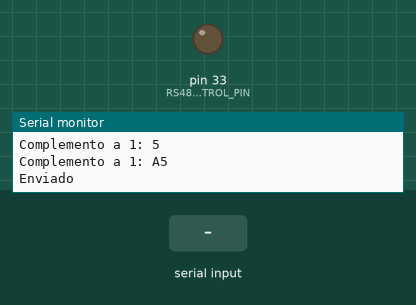
This sketch was run on a simulated Arduino Mega 2560, built with avr-gcc and run on an emulated ATmega2560. Parts: output pins drawn as LEDs (lit = HIGH), the last lines printed to the serial monitor. The test bench sets the inputs (shaded band).

Above: at 4.2 s.
4.3 s: "U" received over the second serial link
At 7.32 s:
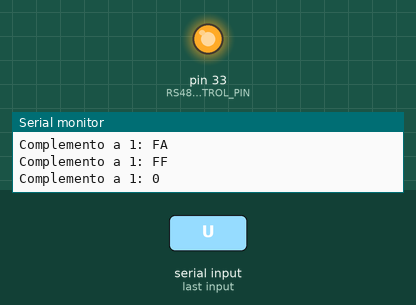
Timing chart, 0 to 15.9 s (numbered marks = the images above; inputs shaded):
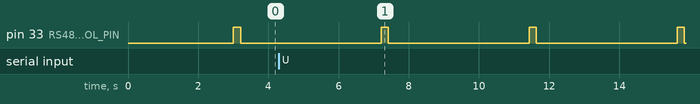

The sketch:

Pruebas_RS485.ino
```cpp
#include "Pruebas_RS485.h"

void setup()
{

      #ifdef ACTIVATE_DEBUG
            DEBUG_SERIAL.begin(9600);
            delay(3000);
            DEBUG_SERIAL.println("Init");
      #endif
            RS485_SERIAL.begin(4800,SERIAL_8O1);

      RS485_SERIAL.setTimeout(1000);

      //Transmisor mode
      pinMode(RS485_CONTROL_PIN,OUTPUT);


      /*
      delay(4000);
      DEBUG_SERIAL.println("Init...");
      uint8_t *result = makeActionPayload(4,'D');
      DEBUG_SERIAL.println("Resultado final");
      for (int i = 0;i<ACTION_MSG_LENGTH;i++)
            DEBUG_SERIAL.println(*(result+i),HEX);
      */

}

void loop()
{

      // Modo ENVIO
      digitalWrite(RS485_CONTROL_PIN, HIGH);
      #ifdef ACTIVATE_DEBUG
            DEBUG_SERIAL.println("Enviando");
      #endif
      //uint8_t *result = makeGetChannelModePayload(1);

      //5F f3 fa ff 0 0 42 20 fa fe 5 a5
      byte vector[] = {0x5F, 0xf3 ,0xfa ,0xff ,0x0 ,0x0 ,0x42 ,0x20 ,0xfa ,0xfe ,0x05 ,0xa5};
      //RS485_SERIAL.write(vector,sizeof(vector));
      RS485_SERIAL.write("");
      for (int i = 0;i<PROG_MSG_LENGTH;i++)
     {
            //RS485_SERIAL.print(result[i],HEX);
            //String b =String(result[i],HEX);
            RS485_SERIAL.write(vector[i]);
            delay(1);
            //digitalWrite(ONBOARD_LED, !digitalRead(ONBOARD_LED));
     }
     RS485_SERIAL.write(""); //->>> LINEA CLAVE!!!!!!!!!!!!!!

      for (int i = 0; i < PROG_MSG_LENGTH ;i++)
      {
            DEBUG_SERIAL.print("Complemento a 1: ");
            DEBUG_SERIAL.println(vector[i],HEX);
      }
      // Modo recepcion
      digitalWrite(RS485_CONTROL_PIN, LOW);


      /*
      String deveui="";

      for(int i = 0; i < PROG_MSG_LENGTH; i++)
            {

                  if(result[i] > 0x0F)
                  {
                         // Si el HEX tiene dos dígitos lo concateno
                        deveui = deveui + String(result[i],HEX);
                  }
                  else
                        {
                               // Si el HEX tiene solo 1 dígito, le agrego un "0" antes.
                              deveui = deveui + "0";
                              deveui = deveui + String(result[i],HEX);
                        }
            }

          */
      //RS485_SERIAL.print(deveui);
      DEBUG_SERIAL.println("Enviado");
      delay(1000);
      //Receptor mode
      digitalWrite(RS485_CONTROL_PIN, LOW);
      //delay(4000);

      DEBUG_SERIAL.println("Esperando rta x 1min");
      unsigned long time = millis();
      while(!RS485_SERIAL.available() && millis() - time > 60000);


      while(RS485_SERIAL.available())
      {
            DEBUG_SERIAL.println("Lei:");
            DEBUG_SERIAL.print(RS485_SERIAL.read(),HEX);
      }

      delay(3000);
}
```

Constants.h
```cpp
#ifndef CONSTANTS_H
#define CONSTANTS_H

// Posiciones
#define MSG_POS               0
#define LEN_POS               1
#define RESERVED_POS          2
#define SOURCE_POS            3
#define DEST_POS              6
#define DATA_POS              9


//Largos
#define MSG_LENGTH               1
#define LEN_LENGTH               1
#define RESERVED_LENGTH          1
#define SOURCE_LENGTH            3
#define DEST_LENGTH              3
#define PROG_MSG_LENGTH          12
#define ACTION_MSG_LENGTH        13
#define ACTION_MSG_DATA_LENGTH   2
#define PROG_MSG_DATA_LENGTH     1


// Contenido
#define RESERVED_CONTENT                  0x05
#define PROG_COMAND_CONTENT               0x97
#define PROG_COMAND_LEN_CONTENT           0x0C

#define ACTION_COMAND_CONTENT             0x80
#define ACTION_COMAND_LEN_CONTENT         0x0D

#define GETCH_COMAND_CONTENT             0xA0
#define GETCH_COMAND_LEN_CONTENT         0x0C

// ID del equipo RTS

#define RTS_ID_POS_0                0x05
#define RTS_ID_POS_1                0xDF
#define RTS_ID_POS_2                0xBD

// Test ID
/*
#define RTS_ID_POS_0                0x05
#define RTS_ID_POS_1                0x00
#define RTS_ID_POS_2                0x02
*/

// ID origen (entre FF FF 00 y FF FF FE)
#define SORUCE_ID_POS_0             0xFF
#define SORUCE_ID_POS_1             0xFF
#define SORUCE_ID_POS_2             0x00


#endif
```

Pruebas_RS485.h
```cpp
#ifndef PRUEBAS_H
#define PRUEBAS_H

#include "Constants.h"
#include "Utils.h"

#define ACTIVATE_DEBUG

#define DEBUG_SERIAL    Serial
#define RS485_SERIAL    Serial2

#define RS485_CONTROL_PIN     33


#endif
```

Utils.cpp
```cpp
#include "Utils.h"
#include "Constants.h"
#include "Pruebas_RS485.h"


uint8_t * makeActionPayload(uint8_t channel, char action)
{
      // El static es clave ya que "C++ does not advocate to return
      // the address of a local variable to outside of the function
      // so you would have to define the local variable as static variable."
      static uint8_t result[ACTION_MSG_LENGTH];
      uint16_t checkSum;

      result[MSG_POS] = ACTION_COMAND_CONTENT;
      result[LEN_POS] = ACTION_COMAND_LEN_CONTENT;
      result[RESERVED_POS] = RESERVED_CONTENT;

      // En orden inverso va el ID
      result[SOURCE_POS] = SORUCE_ID_POS_2;
      result[SOURCE_POS + 1] = SORUCE_ID_POS_1;
      result[SOURCE_POS + 2] = SORUCE_ID_POS_0;

      // En orden inverso va el ID
      result[DEST_POS] = RTS_ID_POS_2;
      result[DEST_POS + 1] = RTS_ID_POS_1;
      result[DEST_POS + 2] = RTS_ID_POS_0;

      result[DATA_POS] = channel;

      switch(action)
      {
            case 'U':
                  result[DATA_POS+1] = 0x01;
                  break;
            case 'D':
                  result[DATA_POS+1] = 0x02;
                  break;
            case 'S':
                  result[DATA_POS+1] = 0x03;
                  break;
            case 'F':
                  result[DATA_POS+1] = 0x04;
                  break;
      }

      for (int i = 0; i < DATA_POS + ACTION_MSG_DATA_LENGTH ;i++)
            result[i] = ~result[i];

      checkSum = getChecksum(result,DATA_POS + ACTION_MSG_DATA_LENGTH);

      DEBUG_SERIAL.print("Ckecksum: ");
      DEBUG_SERIAL.println(checkSum,HEX);


      result[ACTION_MSG_LENGTH - 2] = (uint8_t)(checkSum >> 8);

      result[ACTION_MSG_LENGTH - 1] = (uint8_t)checkSum;

      for (int i = 0; i < ACTION_MSG_LENGTH ;i++)
      {
            DEBUG_SERIAL.print("Complemento a 1: ");
            DEBUG_SERIAL.println(result[i],HEX);
      }

      return result;
}

uint8_t * makeProgPayload(uint8_t channel)
{
      // El static es clave ya que "C++ does not advocate to return
      // the address of a local variable to outside of the function
      // so you would have to define the local variable as static variable."
      static uint8_t result[PROG_MSG_LENGTH];
      uint16_t checkSum;

      result[MSG_POS] = PROG_COMAND_CONTENT;
      result[LEN_POS] = PROG_COMAND_LEN_CONTENT;
      result[RESERVED_POS] = RESERVED_CONTENT;

      // En orden inverso va el ID
      result[SOURCE_POS] = SORUCE_ID_POS_2;
      result[SOURCE_POS + 1] = SORUCE_ID_POS_1;
      result[SOURCE_POS + 2] = SORUCE_ID_POS_0;

      // En orden inverso va el ID
      result[DEST_POS] = RTS_ID_POS_2;
      result[DEST_POS + 1] = RTS_ID_POS_1;
      result[DEST_POS + 2] = RTS_ID_POS_0;

      result[DATA_POS] = channel;

      for (int i = 0; i < DATA_POS + PROG_MSG_DATA_LENGTH ;i++)
            result[i] = ~result[i];


      checkSum = getChecksum(result,DATA_POS + PROG_MSG_DATA_LENGTH);

      DEBUG_SERIAL.print("Ckecksum: ");
      DEBUG_SERIAL.println(checkSum,HEX);

      result[PROG_MSG_LENGTH - 2] = (uint8_t)(checkSum >> 8);

      result[PROG_MSG_LENGTH - 1] = (uint8_t)checkSum;

      for (int i = 0; i < PROG_MSG_LENGTH ;i++)
      {
            DEBUG_SERIAL.print("Complemento a 1: ");
            DEBUG_SERIAL.println(result[i],HEX);
      }

      return result;
}

uint8_t * makeGetChannelModePayload(uint8_t channel)
{
      // El static es clave ya que "C++ does not advocate to return
      // the address of a local variable to outside of the function
      // so you would have to define the local variable as static variable."
      static uint8_t result[PROG_MSG_LENGTH];
      uint16_t checkSum;

      result[MSG_POS] = GETCH_COMAND_CONTENT;
      result[LEN_POS] = GETCH_COMAND_LEN_CONTENT;
      result[RESERVED_POS] = RESERVED_CONTENT;

      // En orden inverso va el ID
      result[SOURCE_POS] = SORUCE_ID_POS_2;
      result[SOURCE_POS + 1] = SORUCE_ID_POS_1;
      result[SOURCE_POS + 2] = SORUCE_ID_POS_0;

      // En orden inverso va el ID
      result[DEST_POS] = RTS_ID_POS_2;
      result[DEST_POS + 1] = RTS_ID_POS_1;
      result[DEST_POS + 2] = RTS_ID_POS_0;

      result[DATA_POS] = channel;

      for (int i = 0; i < DATA_POS + PROG_MSG_DATA_LENGTH ;i++)
            result[i] = ~result[i];


      checkSum = getChecksum(result,DATA_POS + PROG_MSG_DATA_LENGTH);

      DEBUG_SERIAL.print("Ckecksum: ");
      DEBUG_SERIAL.println(checkSum,HEX);

      result[PROG_MSG_LENGTH - 2] = (uint8_t)(checkSum >> 8);

      result[PROG_MSG_LENGTH - 1] = (uint8_t)checkSum;

      for (int i = 0; i < PROG_MSG_LENGTH ;i++)
      {
            DEBUG_SERIAL.print("Complemento a 1: ");
            DEBUG_SERIAL.println(result[i],HEX);
      }

      return result;
}


uint16_t getChecksum(uint8_t data[], uint8_t length)
{
      uint16_t sum = 0;
      for (int i = 0; i < length ; i++)
      {
            sum += data[i];
            DEBUG_SERIAL.print("Suma parcial: ");
            DEBUG_SERIAL.println(data[i],HEX);
      }


      return sum;
}
```

Utils.h
```cpp
#ifndef UTILS_H
#define UTILS_H

#include "Arduino.h"


uint16_t getChecksum(uint8_t * data, uint8_t length);
uint8_t * makeProgPayload(uint8_t channel);
uint8_t * makeActionPayload(uint8_t channel, char action);
uint8_t * makeGetChannelModePayload(uint8_t channel);


#endif
```

Measured:
- by itself, pin 33 (RS485_CONTROL_PIN): alternates HIGH for 0.20 s and LOW for 4.0 s
